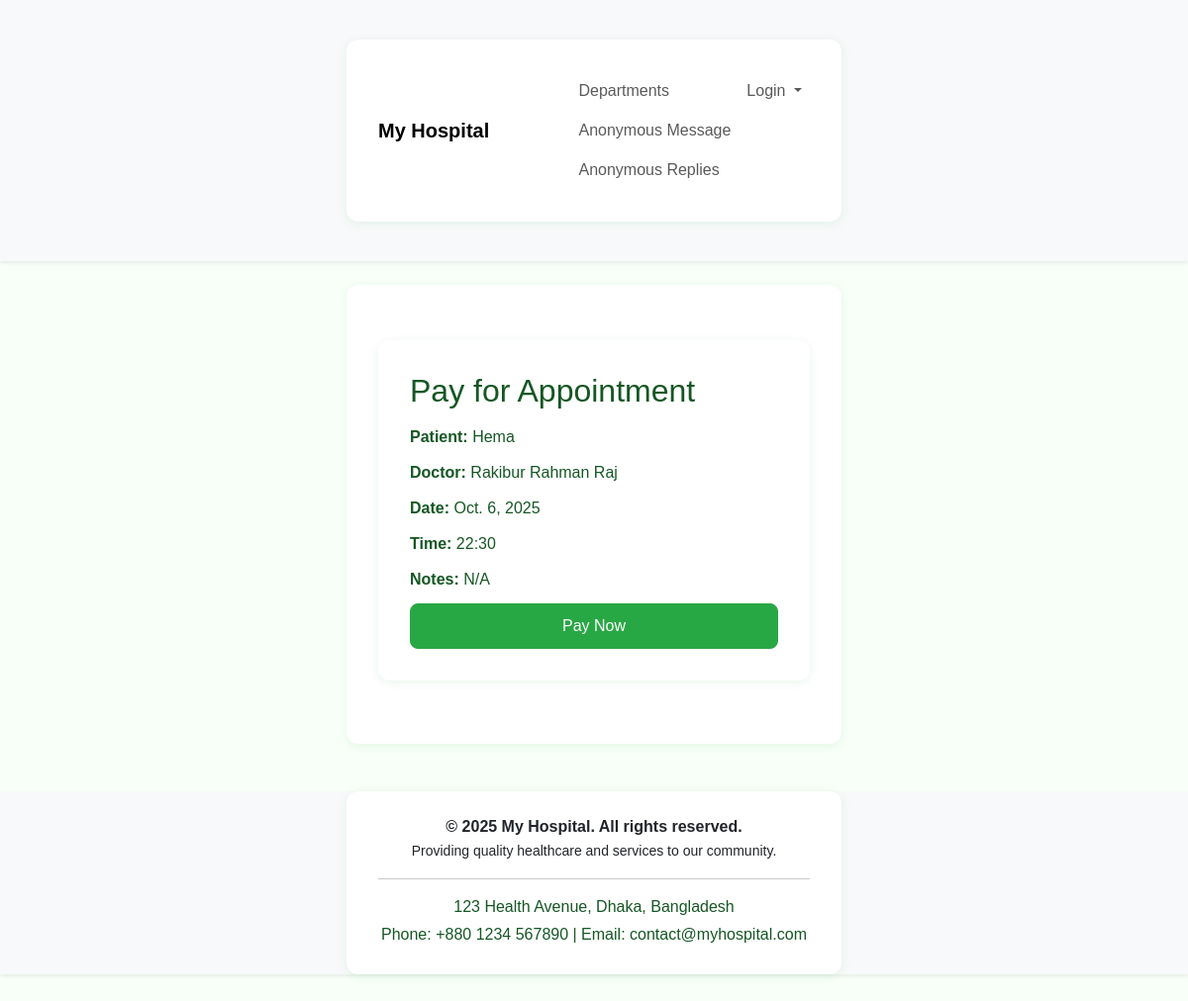
The page /doctors/appointment/8/pay/ (signed in) on the database its author committed.
### doctors/models.py (models this page shows, shortened)
class Appointment(models.Model):
    patient = models.ForeignKey(PatientProfile, on_delete=models.CASCADE)
    doctor = models.ForeignKey(doctor, on_delete=models.CASCADE)
    date = models.DateField()
    time = models.TimeField()
    notes = models.TextField(blank=True, null=True)
    is_paid = models.BooleanField(default=False)
    seen = models.BooleanField(default=False)
    result_file = models.FileField(upload_to='test_reports/', blank=True, null=True)
    class Meta:
        unique_together = ('doctor', 'date', 'time')  # Prevent double booking

class PatientProfile(models.Model):
    user = models.OneToOneField(User, on_delete=models.CASCADE)
    profile_picture = models.ImageField(upload_to='profile_pics/', blank=True, null=True)
    name = models.CharField(max_length=100)
    gender_choices = [
        ('M', 'Male'),
        ('F', 'Female'),
        ('O', 'Other'),
    ]
    gender = models.CharField(max_length=1, choices=gender_choices)
    age = models.PositiveIntegerField()
    blood_group_choices = [
        ('A+', 'A+'),
        ('A-', 'A-'),
        ('B+', 'B+'),
        ('B-', 'B-'),
        ('O+', 'O+'),
        ('O-', 'O-'),
        ('AB+', 'AB+'),
        ('AB-', 'AB-'),
    ]
    blood_group = models.CharField(max_length=3, choices=blood_group_choices)

class doctor(models.Model):
    user = models.OneToOneField(User, on_delete=models.CASCADE, null=True, blank=True)  # link to Django user
    name = models.CharField(max_length=100)
    specialization = models.CharField(max_length=100)
    phone_number = models.CharField(max_length=15)
    email = models.EmailField()
    department = models.ForeignKey('department', on_delete=models.CASCADE, null=True, blank=True)
    photo = models.ImageField(upload_to='doctor_photos/', null=True, blank=True)
    education = models.CharField(max_length=255, null=True, blank=True)
    experience = models.TextField(null=True, blank=True)
    consultation_fee = models.DecimalField(max_digits=8, decimal_places=2, default=0)

### doctors/views.py (the view)
# urls.py: path('appointment/<int:appointment_id>/pay/', views.pay_appointment, name='pay_appointment'),
@login_required
def pay_appointment(request, appointment_id):
    appointment = Appointment.objects.get(id=appointment_id)
    if request.method == 'POST':
        appointment.is_paid = True
        appointment.save()
        return redirect('patient_dashboard')
    return render(request, 'pay_appointment.html', {'appointment': appointment})

### templates/pay_appointment.html (shortened to what this page needs)
{% extends 'base.html' %}
{% load static %}
{% block content %}
<link rel="stylesheet" href="{% static 'pay_appointment.css' %}">
<div class="container mt-4">
    <h2>Pay for Appointment</h2>
    <p><strong>Patient:</strong> {{ appointment.patient.user.username }}</p>
    <p><strong>Doctor:</strong> {{ appointment.doctor.name }}</p>
    <p><strong>Date:</strong> {{ appointment.date }}</p>
    <p><strong>Time:</strong> {{ appointment.time|time:"H:i" }}</p>
    <p><strong>Notes:</strong> {{ appointment.notes|default:"N/A" }}</p>
    <form method="post">
        <button type="submit" class="btn btn-success">Pay Now</button>
    </form>
</div>
{% endblock %}

### static/pay_appointment.css (style rules this page uses)
body { background-color: #f8fff8; font-family: Arial, sans-serif; }
.container { max-width: 500px; margin: 2rem auto; background: #fff; border-radius: 12px; padding: 2rem; box-shadow: 0 2px 10px rgba(40, 167, 69, 0.1); }
h2 { color: #155724; margin-bottom: 1rem; }
p { font-size: 1rem; color: #155724; margin-bottom: 0.75rem; }
.btn-success { background-color: #28a745; border-color: #28a745; color: #fff; width: 100%; padding: 0.6rem 1rem; border-radius: 8px; transition: background-color 0.3s, border-color 0.3s; }

### rows shown on the page
Appointment: patient.user.username "Hema", doctor.name "Rakibur Rahman Raj", date "Oct. 6, 2025", time "22:30", notes "N/A"
